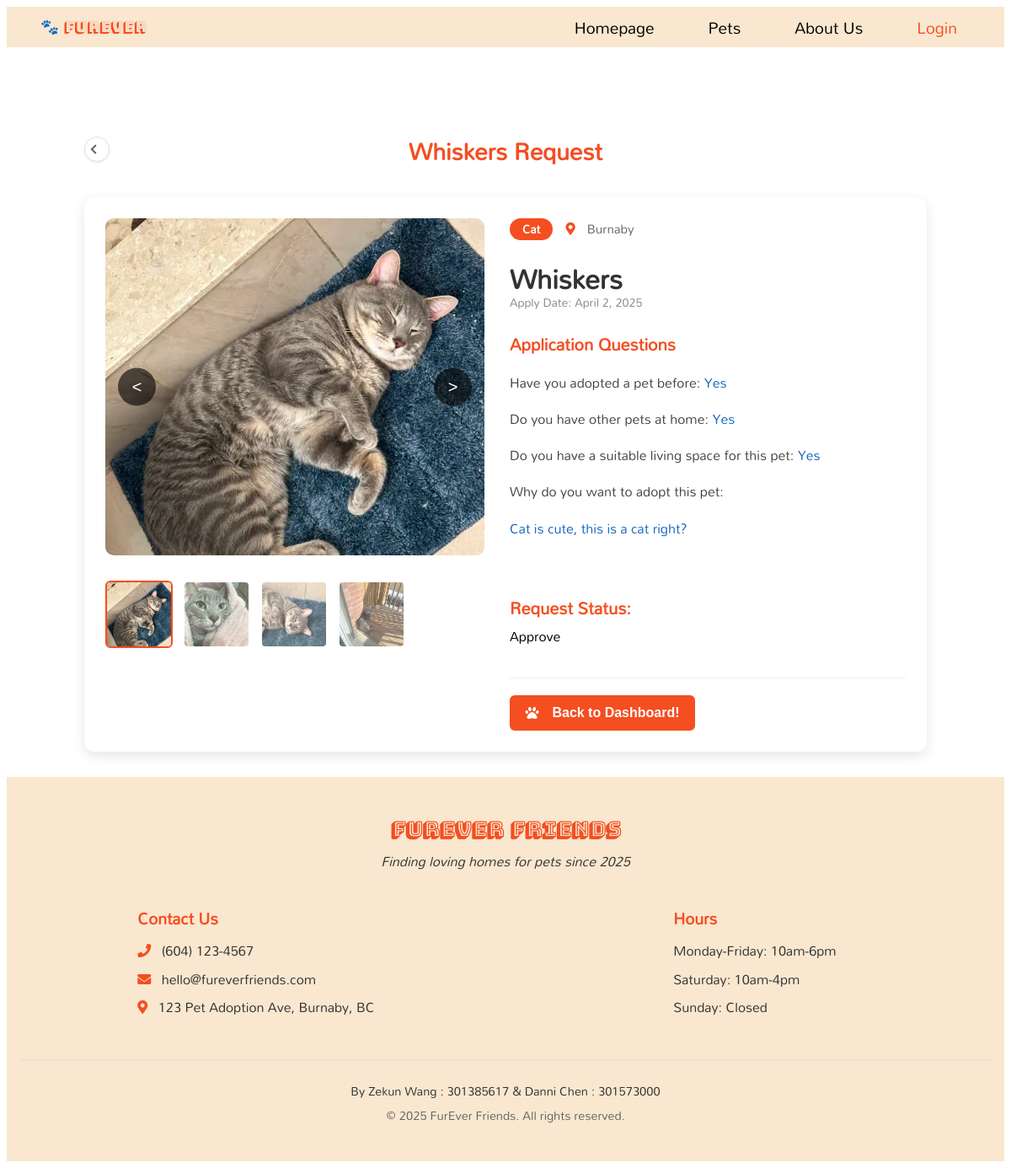
The app's page /public/staff/adopter/record_details.php?edit=10001 with its own data.
### tables this page shows
CREATE TABLE `adoption_records` (
  `user_id` int(5) NOT NULL,
  `pet_id` int(5) NOT NULL,
  `adopted_before` varchar(20) NOT NULL,
  `other_pets` varchar(20) NOT NULL,
  `suitable_living_space` varchar(20) NOT NULL,
  `reason_for_adoption` text NOT NULL,
  `adoption_date` date NOT NULL,
  `status` varchar(20) NOT NULL
);

CREATE TABLE `pet` (
  `pet_id` int(5) NOT NULL,
  `pet_name` varchar(20) NOT NULL,
  `location` varchar(50) NOT NULL,
  `pet_type` varchar(20) NOT NULL,
  `post_date` date NOT NULL,
  `description` text NOT NULL,
  `status` varchar(20) NOT NULL
);

### public/staff/adopter/record_details.php (the view, shortened to what this page needs)
<?php require_once("../../../private/functions/initialization.php") ?>
<?php
require_once(ROOT_PATH . SHARED_PATH . '/header.php');
if(isset($_GET['edit'])){
    $id = $_GET['edit'];
}
$user_type = 'adopter';
$general_query = "SELECT pet.pet_name, pet.pet_id, pet.pet_type, pet.location, adoption_records.adoption_date, adoption_records.status, adoption_records.adopted_before, adoption_records.other_pets, adoption_records.suitable_living_space, adoption_records.reason_for_adoption
                        FROM adoption_records
                        JOIN pet ON adoption_records.pet_id = pet.pet_id
                        WHERE adoption_records.pet_id = '$id'";
$select_result = mysqli_query($connection, $general_query);
$image_query = "SELECT images FROM pet_images WHERE pet_id = $id";
$image_result = mysqli_query($connection, $image_query);
$images = [];
if ($image_result && mysqli_num_rows($image_result) > 0) {
    while ($img_row = mysqli_fetch_assoc($image_result)) {
        $images[] = htmlspecialchars($img_row['images']);
    }
}
if(mysqli_num_rows($select_result) != 0):
    $pet = mysqli_fetch_assoc($select_result);
?>
    <main class="pet-profile-container">
        <div class="title-container">
            <a href="<?php echo PUBLIC_PATH . '/pages/homepage.php'; ?>" class="minimal-back-btn" aria-label="Go back to pets list">
                <i class="fas fa-chevron-left"></i>
            </a>
            <h1 class="pet-profile-title"><?php echo htmlspecialchars($pet['pet_name']); ?> Request</h1>
        </div>
        <div class="pet-card">
            <div class="image-gallery-container">
                <div class="main-image-container">
                    <img src="../../../public/images/petimages/<?php echo htmlspecialchars($images[0])?>"
                        alt="<?php echo $pet['pet_name'];?>"
                        class="main-image active"
                        data-index="0">
                    <button class="image-nav prev" aria-label="Previous image">&lt;</button>
                    <button class="image-nav next" aria-label="Next image">&gt;</button>
                </div>
                <div class="thumbnail-gallery">
                    <?php foreach ($images as $index => $img): ?>
                        <img src="../../../public/images/petimages/<?php echo htmlspecialchars($img); ?>"
                            alt="Thumbnail <?php echo $index + 1; ?>"
                            class="thumbnail <?php echo $index === 0 ? 'active' : ''; ?>"
                            data-index="<?php echo $index; ?>">
                    <?php endforeach; ?>
                </div>
            </div>
            <div class="pet-details">
                <div class="pet-meta">
                    <span class="pet-type"><?php echo ucfirst($pet['pet_type']); ?></span>
                    <span class="pet-location"><i class="fas fa-map-marker-alt"></i> <?php echo $pet['location']; ?></span>
                </div>
                <div class="pet-info">
                    <h2><?php echo $pet['pet_name']; ?></h2>
                    <p class="pet-post-date">Apply Date: <?php echo date('F j, Y', strtotime($pet['adoption_date'])); ?></p>
                    <div class="pet-description">
                        <h3>Application Questions</h3>
                        <p>Have you adopted a pet before: <span style="color: #1565c0;"><?php echo htmlspecialchars($pet['adopted_before']); ?></span></p>
                        <p>Do you have other pets at home: <span style="color: #1565c0;"><?php echo htmlspecialchars($pet['other_pets']); ?></p>
                        <p>Do you have a suitable living space for this pet: <span style="color: #1565c0;"><?php echo htmlspecialchars($pet['suitable_living_space']); ?></p>
                        <p>Why do you want to adopt this pet:</p>
                        <p style="color: #1565c0; "><?php echo htmlspecialchars($pet['reason_for_adoption']); ?></p>
                    </div>
                </div>
                <?php
                $tag_query = "SELECT tags.content FROM tags LEFT JOIN pet_tags ON pet_tags.tag_id = tags.tag_id WHERE pet_tags.pet_id = ".$id;
                $tag_result = mysqli_query($connection, $tag_query);
                if(mysqli_num_rows($tag_result) > 0): ?>
                    <div class="pet-tags">
                        <h3>Request Status:</h3>
                        <p><?php echo nl2br(htmlspecialchars($pet['status'])); ?></p>
                    </div>
                <?php endif; ?>
                <?php
                    if($user_type == 'adopter'){
                        echo '<div class="pet-actions">
                            <form action="adopter_dashboard.php" method="get" class="action-form">
                                <button type="submit" class="btn-apply">
                                    <i class="fas fa-paw"></i> Back to Dashboard!
                                </button>
                            </form>
                            </div>';
                    }
                ?>
            </div>
        </div>
    </main>
<?php else: ?>
    <div class="error">No pet found with this ID</div>
<?php endif; ?>
<?php require_once(ROOT_PATH . SHARED_PATH.'/footer.php'); ?>
</body>
</html>

### public/css/header.css (style rules this page uses)
* { box-sizing: border-box; }
body { font-family: 'Mandali', Verdana, sans-serif; line-height: 1; }
a { text-decoration: none; color: black; }

### public/css/pet_information.css (style rules this page uses)
.title-container { position: relative; display: flex; align-items: center; justify-content: center; margin-bottom: 25px; }
.minimal-back-btn { position: absolute; left: 0; width: 30px; height: 30px; display: flex; align-items: center; justify-content: center; color: #666; border-radius: 50%; text-decoration: none; font-size: 13px; transition: all 0.2s ease; border: 1px solid #e0e0e0; box-shadow: 0 1px 3px rgba(0,0,0,0.1); text-align: center; }
.minimal-back-btn i { color: #666; }
.pet-profile-container { width: 1000px; margin: 30px auto; position: relative; padding-top: 60px; }
.pet-profile-title { color: #f44e21; text-align: center; margin-bottom: 1rem; font-size: 28px; font-weight: bold; }
.pet-card { display: flex; background: white; border-radius: 12px; box-shadow: 0 5px 15px rgba(0,0,0,0.1); padding: 25px; gap: 30px; }
.image-gallery-container { width: 450px; display: flex; flex-direction: column; }
.main-image-container { position: relative; width: 100%; height: 400px; margin-bottom: 20px; overflow: hidden; border-radius: 10px; background: #f8f8f8; }
.main-image { width: 100%; height: 100%; object-fit: cover; display: none; }
.main-image.active { display: block; }
.image-nav { position: absolute; top: 50%; transform: translateY(-50%); background: rgba(0,0,0,0.6); color: white; border: none; width: 45px; height: 45px; border-radius: 50%; font-size: 20px; cursor: pointer; z-index: 10; transition: background 0.2s; }
.prev { left: 15px; }
.next { right: 15px; }
.thumbnail-gallery { display: flex; gap: 12px; padding: 10px 0; overflow-x: auto; height: 100px; }
.thumbnail { width: 80px; height: 80px; object-fit: cover; border-radius: 6px; cursor: pointer; opacity: 0.7; border: 2px solid transparent; transition: all 0.2s; }
.thumbnail.active { opacity: 1; border-color: #f44e21; }
.pet-details { flex: 1; min-width: 0; display: flex; flex-direction: column; }
.pet-meta { display: flex; gap: 15px; margin-bottom: 20px; align-items: center; }
.pet-type { background: #f44e21; color: white; padding: 6px 15px; border-radius: 20px; font-weight: bold; font-size: 14px; text-transform: capitalize; }
.pet-location { display: flex; align-items: center; gap: 6px; color: #666; font-size: 15px; }
.pet-info h2 { color: #333; font-size: 32px; margin: 10px 0 5px; }
.pet-post-date { color: #888; margin: 0 0 25px; font-size: 14px; }
.pet-description { margin: 25px 0; line-height: 1.7; color: #444; }
.pet-description h3 { color: #f44e21; margin-bottom: 12px; font-size: 20px; }
.pet-tags { margin: 25px 0; }
.pet-tags h3 { color: #f44e21; margin-bottom: 12px; font-size: 20px; }
.pet-actions { display: flex; gap: 15px; margin-top: auto; padding-top: 20px; border-top: 1px solid #eee; }
.btn-favorite, .btn-apply { width: 220px; padding: 12px; border: none; border-radius: 6px; font-weight: bold; cursor: pointer; display: flex; align-items: center; justify-content: center; gap: 8px; font-size: 16px; transition: all 0.2s; }
.btn-apply { background: #f44e21; color: white; }
.btn-apply i { color: white; }

### public/css/footer.css (style rules this page uses)
.fas { margin-right: 0.5rem; color: #f44e21; }

### records on screen
adoption_records: pet.pet_name "Whiskers", pet.pet_name (picture), pet.pet_type "Cat", pet.location "Burnaby", adoption_date "April 2, 2025", adopted_before "Yes", other_pets "Yes", suitable_living_space "Yes", reason_for_adoption "Cat is cute, this is a cat right?", status "Approve"
